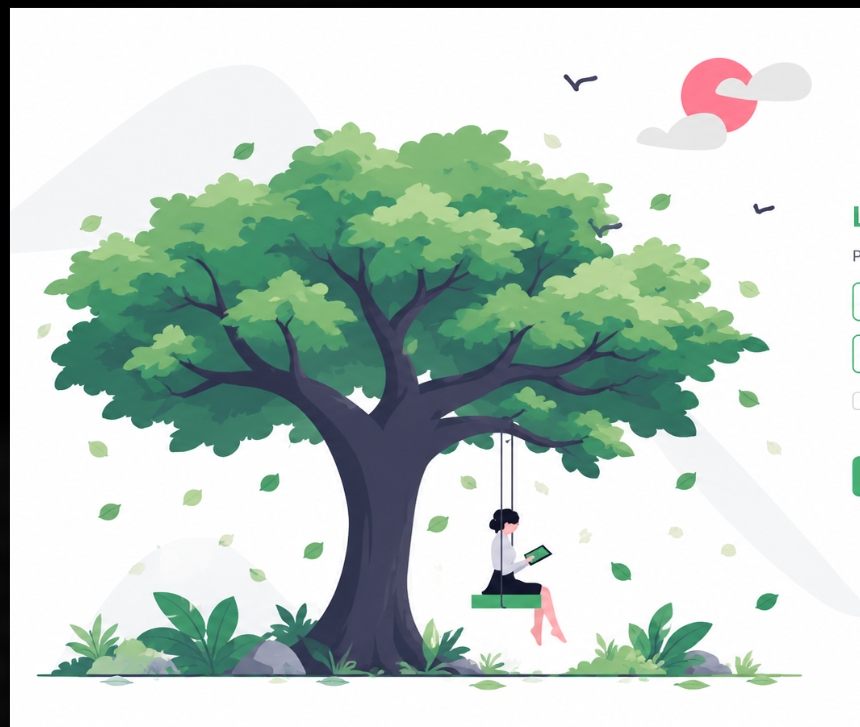
#> input picture scripts/assets/login-reference.png, 860 x 727 px, given in place of tree-sentra.png, which was not available
$ python build-login-tree-sentra.py assets/login-reference.png
#> lines starting #> are read from the running program, lines starting #| are printed output that depends on the picture; after the words box and inside, x2 and y2 are one past the last pixel; in counts of white or black regions, pixels touching at a corner belong together
"""Memecah ilustrasi login menjadi lapisan yang bisa dianimasikan.

Sumber satu-satunya: public/backend/assets/img/illustrations/tree-sentra.png
(aset milik pengguna, tidak pernah diubah). Hasilnya tiga lapisan RGBA
berukuran kanvas penuh sehingga posisi CSS cukup inset: 0:

  sentra-scene.png  langit, bukit, matahari, burung, tanaman & batu di tanah
  sentra-tree.png   batang + dahan + tajuk (berayun sebagai satu pohon)
  sentra-swing.png  tali + anak + papan ayunan (berayun pada gantungannya)

Skrip juga mencetak titik poros (persen kanvas) untuk CSS dan titik lahir
daun di tepi bawah tajuk untuk animasi daun jatuh.

Jalankan:  python scripts/build-login-tree-sentra.py [--preview]
"""

import json
import sys
from pathlib import Path

import numpy as np
from PIL import Image
from scipy import ndimage as ndi

ROOT = Path(__file__).resolve().parents[1]
SRC = ROOT / "public/backend/assets/img/illustrations/tree-sentra.png"
OUT = ROOT / "public/backend/assets/img/illustrations/login"

# Daerah kerja dalam piksel kanvas 1672x941.
TREE_REGION = (0, 960, 100, 845)  # x0, x1, y0, y1 : pohon saja
SWING_REGION = (530, 705, 480, 803)  # tali, anak, papan
GROUND_Y = 800  # di bawah ini rumput/batu, bukan bagian ayunan


def runs(col):
    """Daftar (awal, akhir) piksel True pada satu kolom."""
    ys = np.nonzero(col)[0]
    if not len(ys):
        return []
    out = []
    start = prev = int(ys[0])
    for y in ys[1:]:
        y = int(y)
        if y > prev + 1:
            out.append((start, prev))
            start = y
        prev = y
    out.append((start, prev))
    return out


def main() -> None:
    OUT.mkdir(parents=True, exist_ok=True)
    img = Image.open(SRC).convert("RGB")
#> img is the input picture: PIL image 860x727 RGB; mean R, G, B 188.8, 205, 196.1
    a = np.asarray(img).astype(np.float64)
    H, W, _ = a.shape
#> H = 727; W = 860
    r, g, b = a[..., 0], a[..., 1], a[..., 2]
    lum = a.mean(axis=2)
    sat = a.max(axis=2) - a.min(axis=2)

    green = (g > r + 14) & (g > b + 14) & (sat > 45)
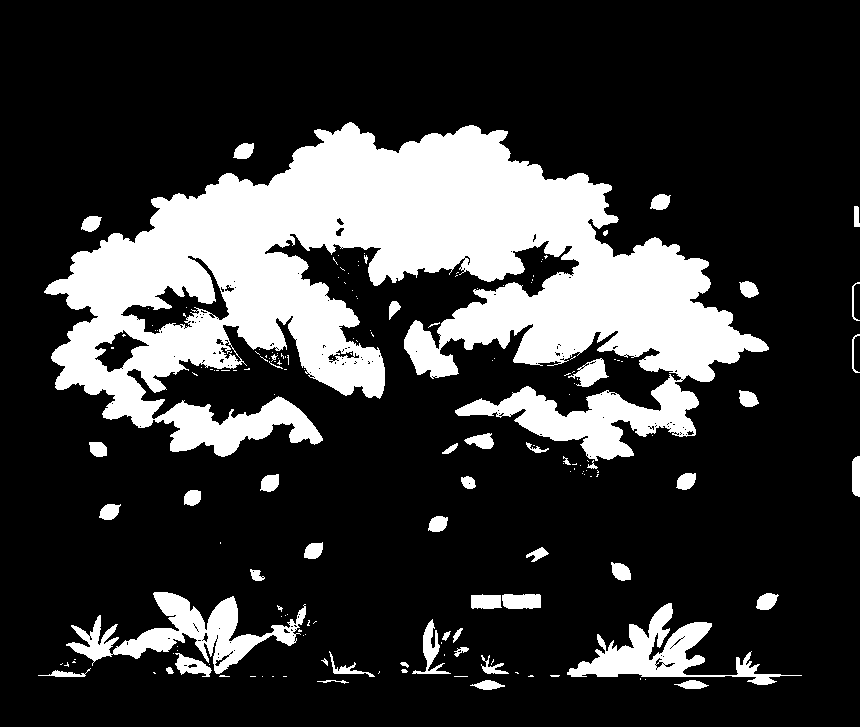
#> green: shape (727, 860) bool; 22% white; 174 white regions (121 under 20 px), largest, box (x1, y1, x2, y2) and area: (44, 122, 769, 461) 116059, (66, 592, 306, 674) 6359, (567, 603, 802, 685) 5372
    dark = (lum < 115) & (sat < 90)
#> dark: shape (727, 860) bool; 24% white; 61 white regions (43 under 20 px), largest, box (x1, y1, x2, y2) and area: (37, 186, 769, 677) 133960, (0, 0, 860, 727) 14070, (645, 618, 663, 662) 371

    # ---------------------------------------------------------------- ayunan
    # Tali menyatu dengan dahan, jadi ujung atas tali ditentukan per kolom:
    # selama masih dahan, lebar piksel depan di baris itu besar; begitu hanya
    # tersisa tali, lebarnya tinggal beberapa piksel.
    x0, x1, y0, y1 = SWING_REGION
    fg_soft = ((255 - lum) > 8) | (sat > 25)  # termasuk baju anak yang terang
#> fg_soft: shape (727, 860) bool; 47% white; 59 white regions (27 under 20 px), largest, box (x1, y1, x2, y2) and area: (0, 0, 860, 727) 278546, (636, 57, 812, 150) 8389, (851, 456, 860, 497) 324
    cand = np.zeros((H, W), bool)
    for x in range(x0, x1):
        col = fg_soft[y0:y1, x]
        row_runs = runs(col)
        if not row_runs:
            continue
        for k, (ya, yb) in enumerate(row_runs):
            ya += y0
            yb += y0
            if k == 0 and ya < 520:
                # Cari ujung bawah dahan pada kolom ini.
                cut = yb
                for y in range(ya, min(yb, 640)):
                    line = fg_soft[y, x0:x1]
                    # lebar gumpalan yang memuat kolom x
                    left = x - x0
                    while left > 0 and line[left - 1]:
                        left -= 1
                    right = x - x0
                    while right < len(line) - 1 and line[right + 1]:
                        right += 1
                    if right - left + 1 <= 9:
                        cut = y - 1
                        break
                if cut >= ya:
                    cand[cut + 1 : yb + 1, x] = True
            else:
                cand[ya : yb + 1, x] = True
#> this loop made 175 passes
#> row_runs on passes 1 to 3: [(70, 85), (102, 128), (149, 152), (193, 202)], [(70, 85), (102, 128), (148, 153), (193, 202)], [(69, 85), (102, 128), (147, 154), (192, 202)]
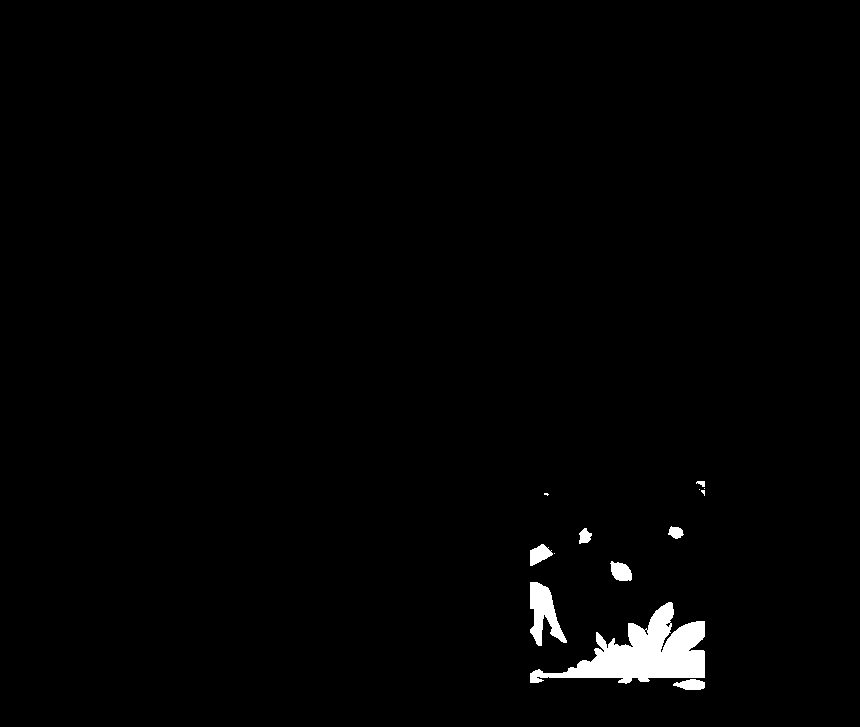
#> cand: shape (727, 860) bool; 1.4% white; 13 white regions (5 under 20 px), largest, box (x1, y1, x2, y2) and area: (530, 602, 705, 684) 6253, (530, 582, 567, 646) 1219, (610, 561, 632, 581) 321
#> after the loop, ya = 682; yb = 687

    lab, n = ndi.label(cand, structure=np.ones((3, 3)))
#> lab: shape (727, 860) int32; 14 distinct labels, from 0 to 13
#> n = 13
    swing = np.zeros((H, W), bool)
    # Bibit pada bagian yang pasti milik ayunan: kedua tali, kepala anak, dan
    # papan duduk. Tanaman di tanah atau gumpalan daun di dekatnya tidak
    # menyentuh bibit ini, jadi otomatis tersisih.
    seeds = np.zeros((H, W), bool)
    seeds[545:615, 570:606] = True  # tali
    seeds[600:650, 556:616] = True  # rambut / kepala anak
    seeds[722:748, 540:640] = True  # papan ayunan
    keep_ids = set(np.unique(lab[seeds & (lab > 0)]).tolist())
#> keep_ids = 2 items
    for idx in range(1, n + 1):
        if idx in keep_ids:
            swing |= lab == idx
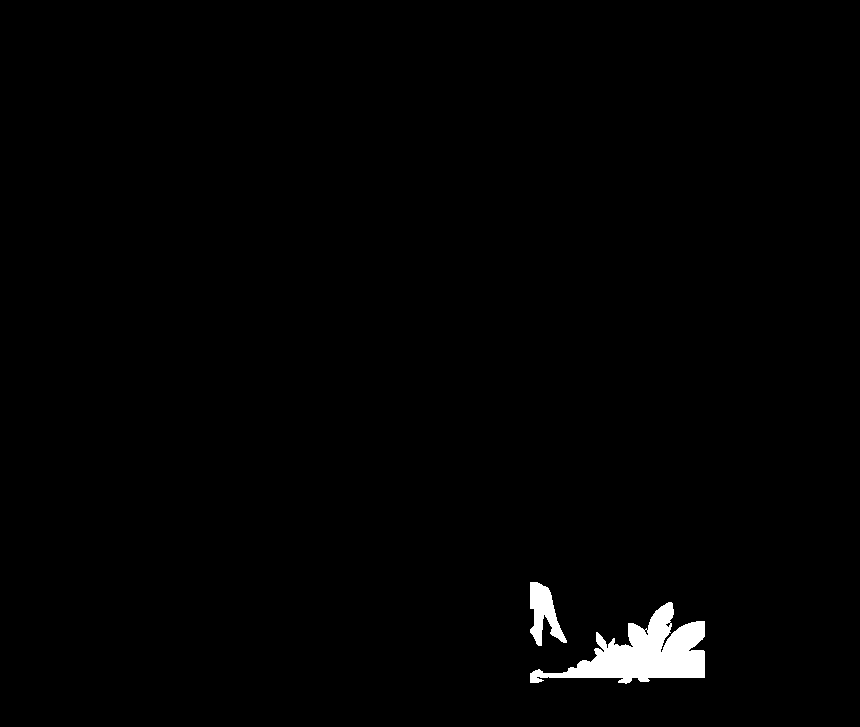
#> swing: shape (727, 860) bool; 1.2% white; 2 white regions, box (x1, y1, x2, y2) and area: (530, 602, 705, 684) 6253, (530, 582, 567, 646) 1219

    ys, xs = np.nonzero(swing)
#> ys = 7472 values from 582 to 683; xs = 7472 values, max 704 at index 1141, min 530 at index 0, mean 627.5
    print("ayunan: %d px, bbox x[%d-%d] y[%d-%d]" % (len(ys), xs.min(), xs.max(), ys.min(), ys.max()))
#| ayunan: 7472 px, bbox x[530-704] y[582-683]

    # Titik gantung: ujung atas kedua tali.
    rope_tops = []
    for x in range(560, 615):
        col = np.nonzero(swing[500:640, x])[0]
        if len(col) > 60:  # kolom tali: panjang dan hampir tak putus
            rope_tops.append((x, int(col.min()) + 500))
#> this loop made 55 passes
#> col on passes 1, 2, 3, 4, 5, 6, 37, 38, 39, 40, 41: [128, 129, 130, 131, 132, 133, 134, 135, 136, 137, 138, 139], [130, 131, 132, 133, 134, 135, 136, 137, 138, 139], [132, 133, 134, 135, 136, 137, 138, 139], [134, 135, 136, 137, 138, 139], [136, 137, 138, 139], [138, 139], [132, 133, 134, 135, 136, 137, 138, 139], [132, 133, 134, 135, 136, 137, 138, 139], [133, 134, 135, 136, 137, 138, 139], [134, 135, 136, 137, 138, 139], [135, 136, 137, 138, 139]
#> after the loop, rope_tops = []
    if rope_tops:
        groups = []
        for x, y in rope_tops:
            if groups and x - groups[-1][-1][0] <= 2:
                groups[-1].append((x, y))
            else:
                groups.append([(x, y)])
        tops = [groups[0][0], groups[-1][-1]] if len(groups) > 1 else [groups[0][0]]
        anchor_x = float(np.mean([p[0] for p in tops]))
        anchor_y = float(np.mean([p[1] for p in tops]))
    else:
        anchor_x, anchor_y = 588.0, 528.0
    print("gantungan ayunan: (%.1f, %.1f)" % (anchor_x, anchor_y))

    # ----------------------------------------------------------------- pohon
    glab, gn = ndi.label(green)
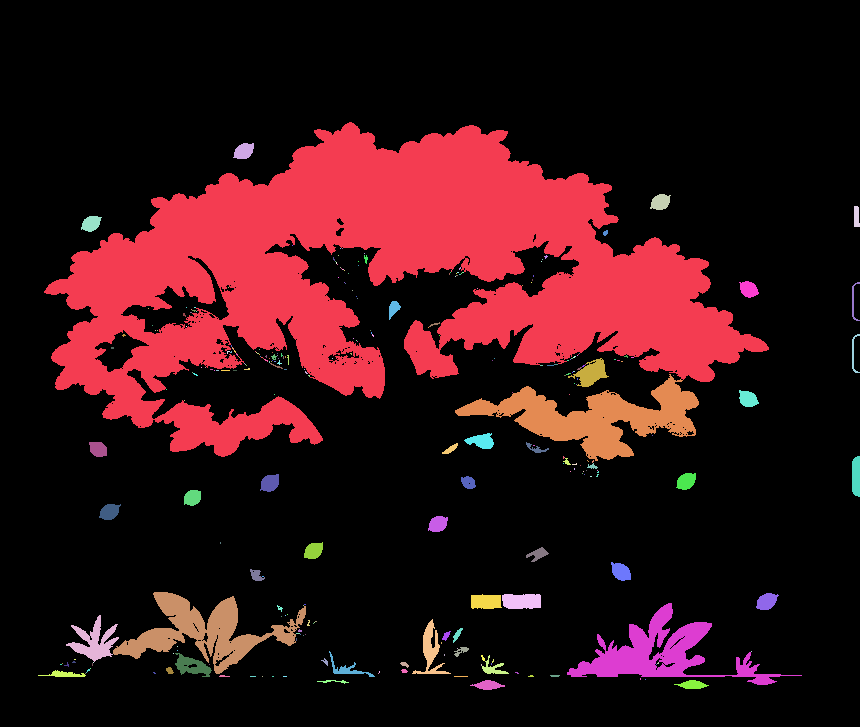
#> glab: shape (727, 860) int32; 282 distinct labels, from 0 to 281; one colour per label, 0 black
#> gn = 281
    gsizes = ndi.sum(green, glab, range(1, gn + 1))
#> gsizes = 281 values, max 107857 at index 0, min 1 at index 6, mean 488.9
    crown_id = int(np.argmax(gsizes)) + 1
#> crown_id = 1
    crown = glab == crown_id
#> crown: shape (727, 860) bool; 17.3% white; 1 white region, box (x1, y1, x2, y2) and area: (44, 122, 769, 457) 107857
    cys, cxs = np.nonzero(crown)
    print("tajuk: %d px, bbox x[%d-%d] y[%d-%d]" % (len(cys), cxs.min(), cxs.max(), cys.min(), cys.max()))
#| tajuk: 107857 px, bbox x[44-768] y[122-456]

    dlab, dn = ndi.label(dark)
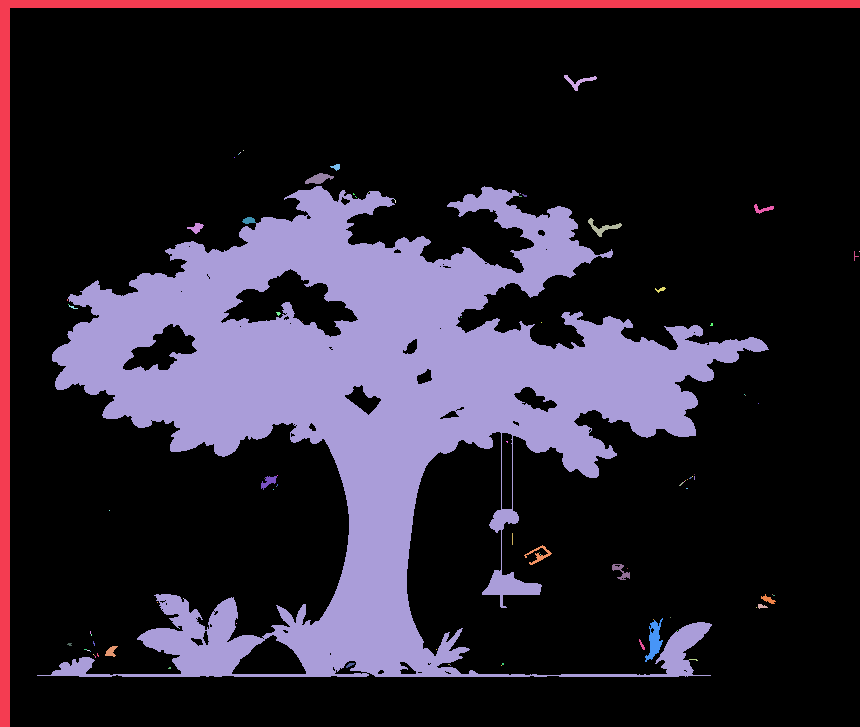
#> dlab: shape (727, 860) int32; 96 distinct labels, from 0 to 95; one colour per label, 0 black
#> dn = 95
    dsizes = ndi.sum(dark, dlab, range(1, dn + 1))
#> dsizes = 95 values, max 133867 at index 9, min 1 at index 2, mean 1578.5
    trunk_id = int(np.argmax(dsizes)) + 1
#> trunk_id = 10
    tree = crown.copy()
    for idx in range(1, dn + 1):
        if dsizes[idx - 1] < 40:
            continue
        sel = dlab == idx
        ys2, xs2 = np.nonzero(sel)
        cx, cy = xs2.mean(), ys2.mean()
        if idx == trunk_id or (cy < 600 and 0 < cx < 960):
            tree |= sel
#> this loop made 95 passes
#> (cx, cy) on passes 1, 2, 8, 9, 10, 20, 21, 22, 23, 42, 57, 60: (212.3, 189.3), (578.4, 81.05), (335.8, 166.6), (318.3, 178.3), (374.3, 403.1), (762.4, 208.6), (248.5, 220.1), (602.5, 227.1), (196, 227.5), (268.1, 481.3), (538.5, 554.5), (620.7, 571.2)
#> sel: shape (727, 860) bool; 0.01% white; 1 white region, box (x1, y1, x2, y2) and area: (105, 646, 118, 657) 80
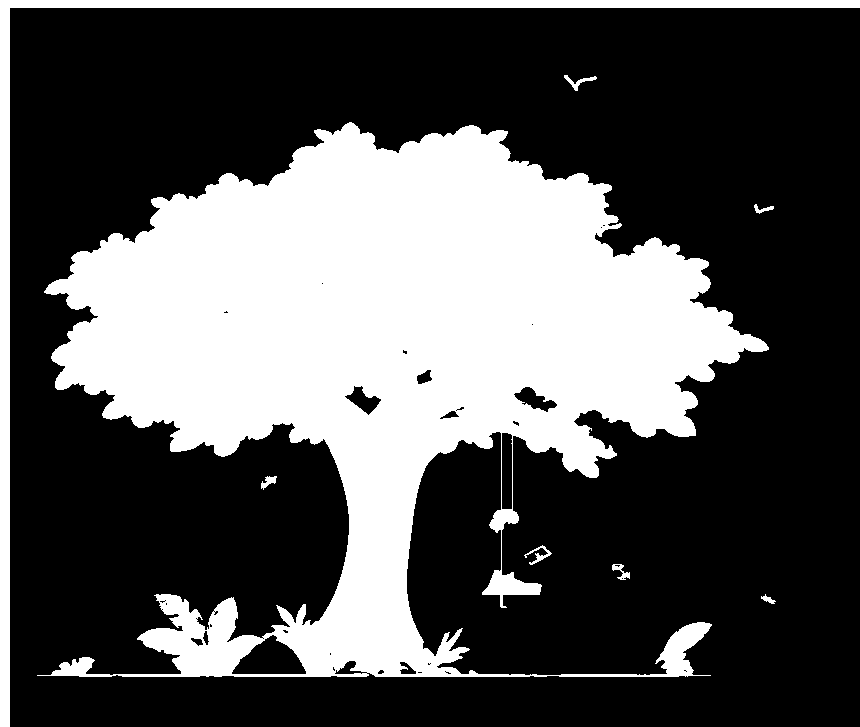
#> tree: shape (727, 860) bool; 33.3% white; 8 white regions, largest, box (x1, y1, x2, y2) and area: (37, 122, 769, 677) 193520, (0, 0, 860, 727) 14070, (524, 545, 552, 565) 158

    tx0, tx1, ty0, ty1 = TREE_REGION
    region = np.zeros((H, W), bool)
    region[ty0:ty1, tx0:tx1] = True
    tree &= region
    tree &= ~swing
#> tree: shape (727, 860) bool; 31.7% white; 9 white regions (1 under 20 px), largest, box (x1, y1, x2, y2) and area: (37, 122, 769, 677) 191532, (0, 100, 10, 727) 6270, (524, 545, 552, 565) 158
    tree = ndi.binary_closing(tree, structure=np.ones((3, 3)))
#> tree: shape (727, 860) bool; 31.7% white; 9 white regions (1 under 20 px), largest, box (x1, y1, x2, y2) and area: (37, 122, 769, 677) 192097, (1, 100, 10, 726) 5634, (524, 545, 552, 565) 176

    tys, txs = np.nonzero(tree)
    print("pohon: %d px, bbox x[%d-%d] y[%d-%d]" % (len(tys), txs.min(), txs.max(), tys.min(), tys.max()))
#| pohon: 198374 px, bbox x[1-775] y[100-725]

    # Poros pohon: titik tengah pangkal batang (kontak dengan tanah).
    base_rows = tree[tys.max() - 5 : tys.max() + 1, :]
    bxs = np.nonzero(base_rows.any(axis=0))[0]
#> bxs = [1, 2, 3, 4, 5, 6, 7, 8, 9]
    pivot_x = float(bxs.mean())
#> pivot_x = 5
    pivot_y = float(tys.max())
#> pivot_y = 725
    print("poros pohon: (%.1f, %.1f)" % (pivot_x, pivot_y))
#| poros pohon: (5.0, 725.0)

    # --------------------------------------------------------------- latar
    removed = ndi.binary_dilation(tree | swing, iterations=3)
#> removed: shape (727, 860) bool; 36.3% white; 7 white regions, largest, box (x1, y1, x2, y2) and area: (34, 119, 772, 687) 217093, (0, 97, 13, 727) 8182, (521, 542, 555, 568) 473
    scene = a.copy()
    # Isi lubang dengan interpolasi mendatar antara piksel utuh terdekat di
    # kiri dan kanan pada baris yang sama: langit dan bukit tetap nyambung.
    for y in range(H):
        hole = removed[y]
        if not hole.any():
            continue
        solid = np.nonzero(~hole)[0]
        if not len(solid):
            continue
        xs_hole = np.nonzero(hole)[0]
        left = np.searchsorted(solid, xs_hole, side="right") - 1
        right = np.clip(left + 1, 0, len(solid) - 1)
        left = np.clip(left, 0, len(solid) - 1)
        xl = solid[left]
        xr = solid[right]
        denom = np.maximum(xr - xl, 1)
        t = ((xs_hole - xl) / denom)[:, None]
        scene[y, xs_hole] = a[y, xl] * (1 - t) + a[y, xr] * t
    scene = ndi.gaussian_filter(scene, sigma=(1.2, 1.2, 0))

    # ------------------------------------------------------------ simpan
    def save(mask, name, feather, erode=False):
#> called with name = 'sentra-tree.png', feather = 0.7, erode = False
        m = ndi.binary_erosion(mask, iterations=1) if erode else mask
        alpha = ndi.gaussian_filter(m.astype(np.float64), feather)
        alpha = np.clip(alpha * 1.15, 0, 1)
        rgb = a.copy()
        rgb[alpha < 0.02] = 0  # pangkas data warna di area transparan
        rgba = np.dstack([rgb, alpha * 255]).astype(np.uint8)
        Image.fromarray(rgba, "RGBA").save(OUT / name, optimize=True)
        print("%s %d byte" % (name, (OUT / name).stat().st_size))

    save(tree, "sentra-tree.png", 0.7, erode=False)
    save(swing, "sentra-swing.png", 0.6, erode=False)
#> call 2 of save, with name = 'sentra-swing.png', feather = 0.6, erode = False
#> in save (call 2), `rgba = np.dstack([rgb, alpha * 255]).astype(np.uint8)`:
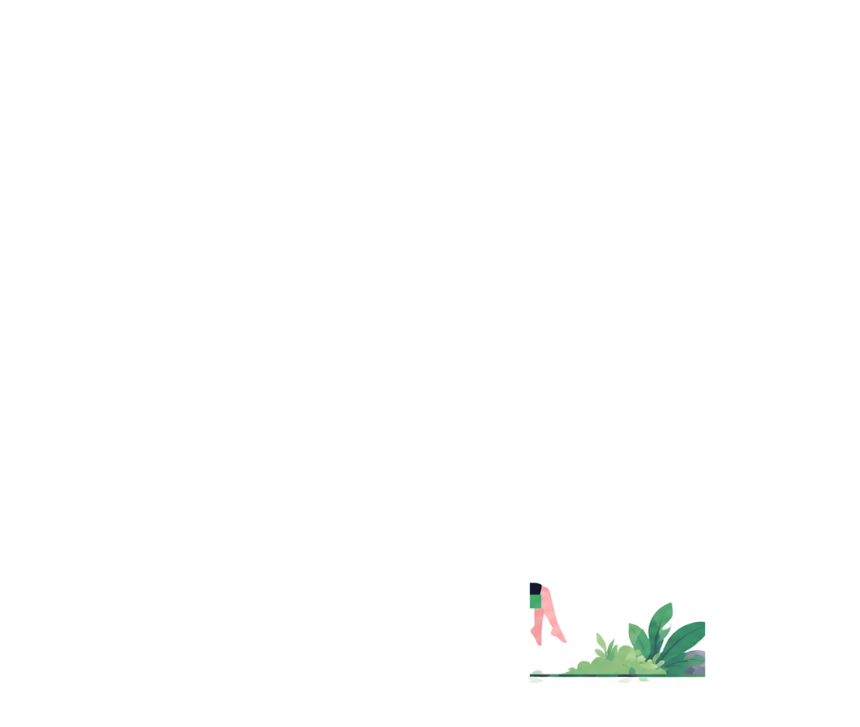
#> rgba: shape (727, 860, 4); mean R, G, B, A 2, 2.4, 2.1, 3.1; transparent parts drawn white
    Image.fromarray(scene.astype(np.uint8), "RGB").save(OUT / "sentra-scene.png", optimize=True)
    print("sentra-scene.png %d byte" % (OUT / "sentra-scene.png").stat().st_size)

    # ---------------------------------------------- titik lahir daun di tajuk
    spawns = []
    xs_range = np.linspace(np.percentile(cxs, 6), np.percentile(cxs, 94), 15)
    for x in xs_range:
        col = np.nonzero(crown[:, int(x)])[0]
        if not len(col):
            continue
        y = float(col.max()) - 6
        spawns.append([round(float(x) / W * 100, 2), round(y / H * 100, 2)])
#> this loop made 15 passes
#> y on passes 1 to 12: 412, 418, 442, 447, 425, 437, 387, 273, 370, 343, 324, 355
#> after the loop, spawns = [[13.02, 56.67], [17.66, 57.5], [22.29, 60.8], [26.93, 61.49], [31.56, 58.46], [36.2, 60.11], [40.83, 53.23], [45.47, 37.55], [50.1, 50.89], [54.73, 47.18], [59.37, 44.57], [64, 48.83], [68.64, 46.49], [73.27, 48.01], [77.91, 50.34]]

    print("\n--- untuk CSS ---")
    print("poros pohon : %.3f%% %.3f%%" % (pivot_x / W * 100, pivot_y / H * 100))
#| poros pohon : 0.581% 99.725%
    print("poros ayunan: %.3f%% %.3f%%" % (anchor_x / W * 100, anchor_y / H * 100))
#| poros ayunan: 68.372% 72.627%
    print("\n--- titik lahir daun (persen kanvas) ---")
    print(json.dumps(spawns))
#> (printed output is left out)

    if "--preview" in sys.argv:
        tree_rgba = np.asarray(Image.open(OUT / "sentra-tree.png").convert("RGBA")).astype(np.float64)
        swing_rgba = np.asarray(Image.open(OUT / "sentra-swing.png").convert("RGBA")).astype(np.float64)

        def over(bg, layer):
            al = layer[..., 3:4] / 255.0
            return bg * (1 - al) + layer[..., :3] * al

        base = over(over(scene, tree_rgba), swing_rgba)
        Image.fromarray(base.astype(np.uint8)).save(ROOT / "storage/app/_sentra_rest.png")
        print("gabungan diam vs asli: selisih rata-rata %.3f" % np.abs(base - a).mean())

        # Lapisan di atas warna kontras untuk memeriksa piksel yang salah ikut.
        for layer, name in ((tree_rgba, "tree"), (swing_rgba, "swing")):
            flat = np.full_like(a, [255, 0, 255])
            Image.fromarray(over(flat, layer).astype(np.uint8)).save(
                ROOT / ("storage/app/_sentra_mask_%s.png" % name)
            )

        # [5 lines left out: function rot, not called in this run]

        for deg_tree, deg_swing, name in ((-1.0, -6.0, "a"), (1.0, 6.0, "b")):
            t = rot(tree_rgba, deg_tree, pivot_x, pivot_y)
            s = rot(swing_rgba, deg_swing, anchor_x, anchor_y)
            s = rot(s, deg_tree, pivot_x, pivot_y)
            comp = over(over(scene, t), s)
            Image.fromarray(comp.astype(np.uint8)).save(ROOT / ("storage/app/_sentra_pose_%s.png" % name))
        print("pratinjau tersimpan di storage/app/_sentra_*.png")


if __name__ == "__main__":
    main()
